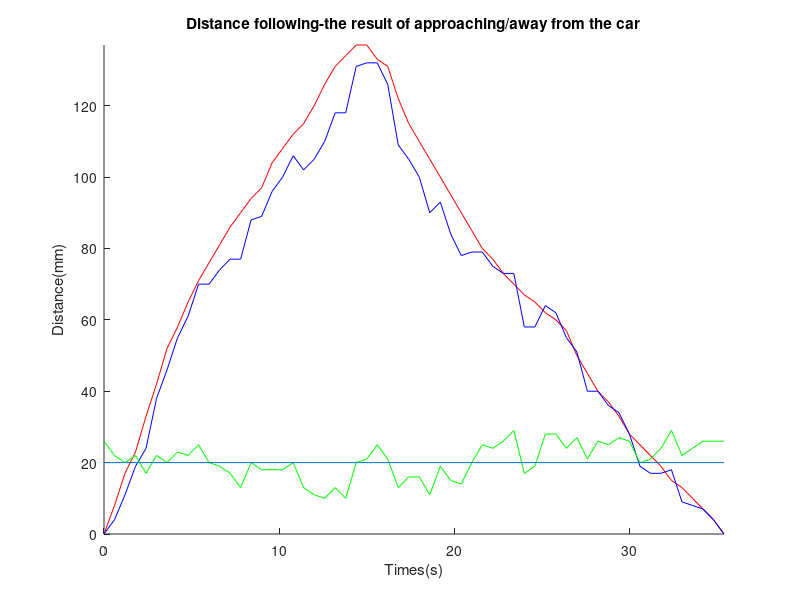

Write the MATLAB code that produced this figure. (Note: this script raises an error after producing the figure.)

t1 = 0:0.6:35.4;
%actual movement
%hand
l1 = [170 162 153 147 137 128 118 112 105 99 94 89 84 80 76 73 66 62 58 55 50 44 39 36 33 33 37 39 48 55 60 65 70 75 80 85 90 93 97 100 103 105 108 110 113 120 125 130 133 137 142 145 148 151 155 157 160 163 166 170];
%car
l2 = [144 140 133 125 120 106 98 89 83 74 74 70 67 67 56 55 48 44 38 42 39 34 26 26 13 12 12 18 35 39 44 54 51 60 66 65 65 69 71 71 86 86 80 82 89 93 104 104 108 110 116 125 127 127 126 135 136 137 140 144];

% gap between hand and r 
gap = abs(l1-l2);

%change frame
l1 = abs(l1 - 170);
l2 = abs(l2 - 144);


figure(1)
hold on;

y = [l1,l2];

axis([0 35.4 min(y) max(y)]);

plot(t1,l1,'r');
plot(t1,l2,'b');

plot(t1,gap,'g');

line([0,35.4],[20,20]);


title('Distance following-the result of approaching/away from the car');
xlabel('Times(s)')
ylabel('Distance(mm)')
legend('Actual object movement','Actual car movement','gap between material and car','ideal gap','location',[0.35,0.04,0.74,0]);


average_gap = sum(gap)/60
rate = abs(average_gap-20)/average_gap * 100



